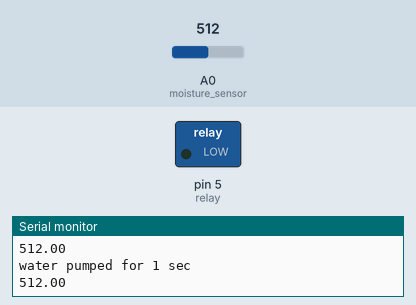
The sketch below on a simulated Arduino Uno, built with avr-gcc and run on an emulated ATmega328P. Shown: switched loads named in the sketch (green lamp = pin HIGH), the last lines printed to the serial monitor. The inputs (shaded band) are chosen by the test bench; at power-on: A0 (moisture_sensor) = 512.

Above: at 3.8 s.
3.9 s: A0 (moisture_sensor) set to 249
At 4.6 s:
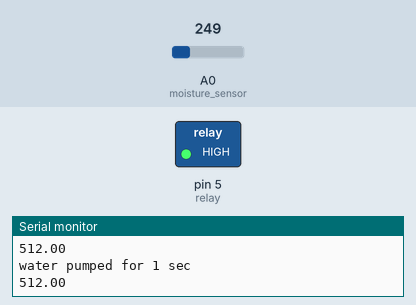
7.8 s: A0 (moisture_sensor) set to 272
At 10.5 s:
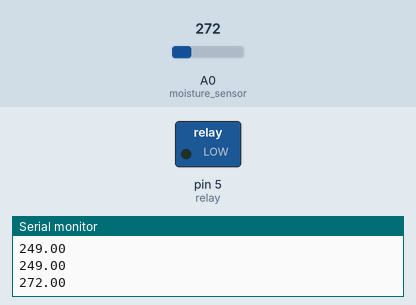
15.5 s: A0 (moisture_sensor) set to 122
At 16.3 s:
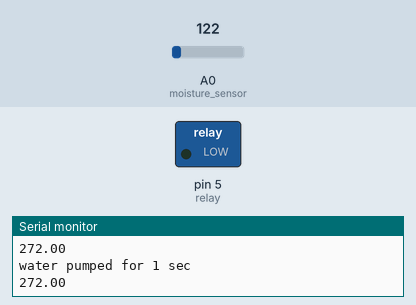
19.4 s: A0 (moisture_sensor) set to 269
At 21.4 s:
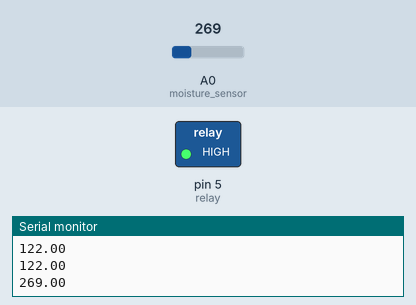
Timing chart, 0 to 28.1 s (numbered marks = the images above; inputs shaded):
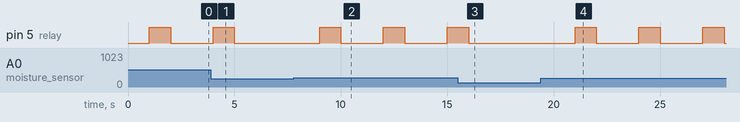

The sketch:

soil_proj.ino
```cpp
const int moisture_sensor = A0;
const int relay = 5;

const int moisture_threshold = 259;

float moist_val;
void setup() {
  // put your setup code here, to run once:
  Serial.begin(9600);
  pinMode(moisture_sensor, INPUT);
  pinMode(relay, OUTPUT);
}

void loop() {
  // put your main code here, to run repeatedly:
  moist_val = analogRead(moisture_sensor);
  Serial.println(moist_val);
  delay(1000);
  if (moist_val > moisture_threshold){
    // pump water in increments of 1 sec as it takes sensor ~1 sec to read
    digitalWrite(relay, HIGH);
    delay(1000);
    digitalWrite(relay, LOW);
    delay(1000);
    Serial.println(moist_val);
    Serial.println("water pumped for 1 sec");
  }

}
```

Measured:
- the behaviour switches between 259 and 260 on A0 (moisture_sensor) (found by bisection; images 1 and 2)
- after the input at 3.9 s, pin 5 (relay): goes on until 5.0 s, then stays LOW
- after the input at 7.8 s, pin 5 (relay): alternates HIGH for 1.0 s and LOW for 2.0 s, starting after 1.2 s
- after the input at 15.5 s, pin 5 (relay): goes on until 16.0 s, then stays LOW
- after the input at 19.4 s, pin 5 (relay): alternates HIGH for 1.0 s and LOW for 2.0 s, starting after 1.6 s
